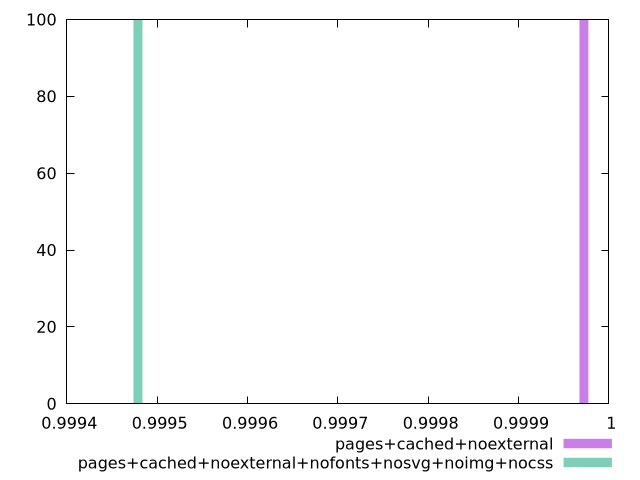

This figure's gnuplot source:
$_pagesCachedNoexternal <<EOF
0.9999723939892163 100
EOF
$_pagesCachedNoexternalNofontsNosvgNoimgNocss <<EOF
0.9994787290782651 100
EOF
set key outside below
set terminal pngcairo
set output "report_00004_2020-11-02T20-21-41.718Z/uses-long-cache-ttl/uses-long-cache-ttl_pages+cached+noexternal_pages+cached+noexternal+nofonts+nosvg+noimg+nocss+hist.png"
set boxwidth 0.000009873298219025273
set style fill transparent solid 0.5 noborder
set yrange [0:100]
plot $_pagesCachedNoexternal title "pages+cached+noexternal" with boxes ,$_pagesCachedNoexternalNofontsNosvgNoimgNocss title "pages+cached+noexternal+nofonts+nosvg+noimg+nocss" with boxes ,
